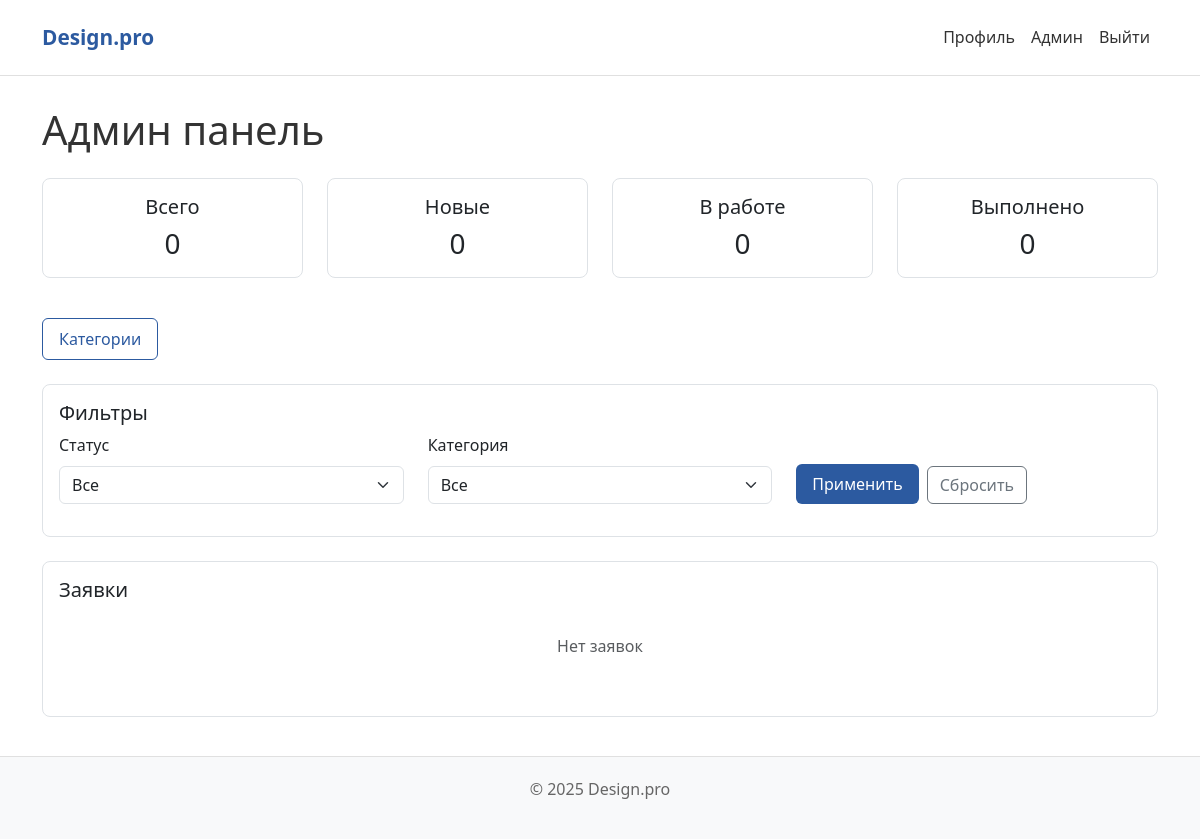
Before: /admin-dashboard/ (signed in) with the older database file.
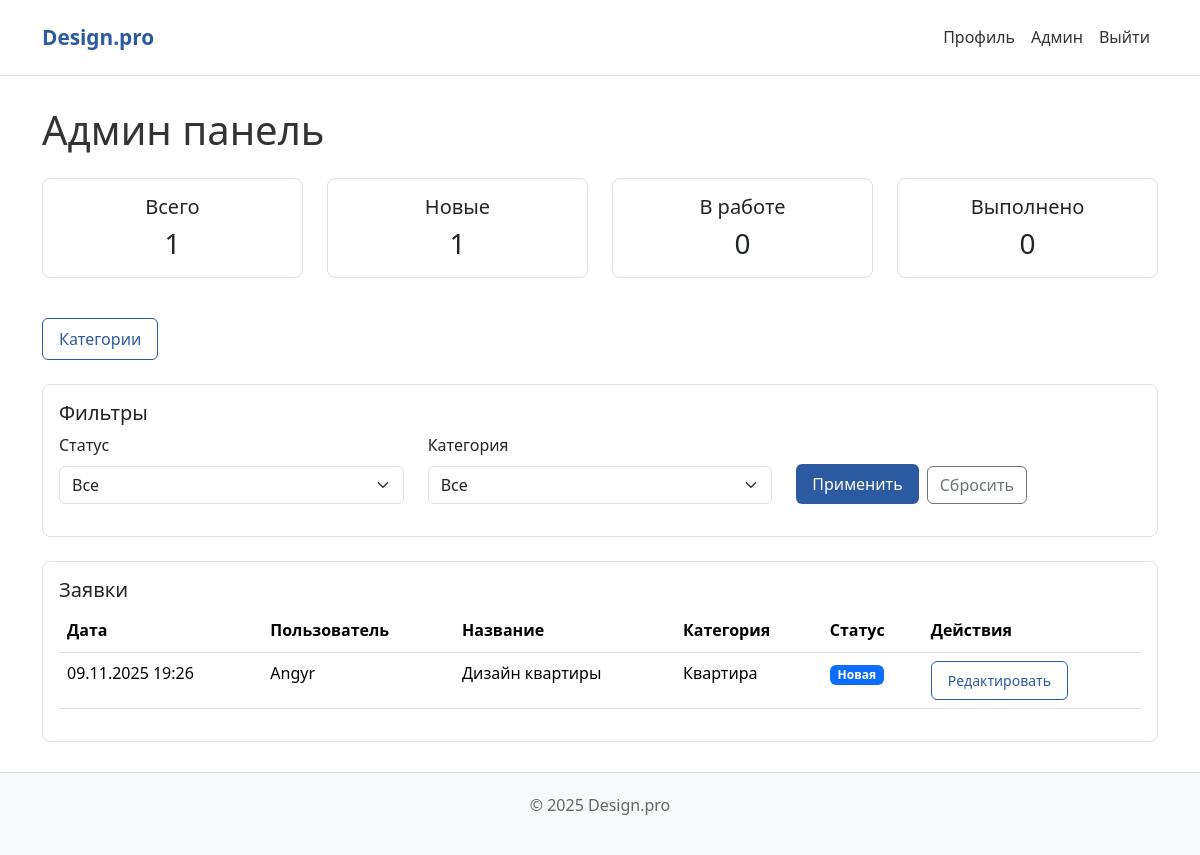
After: the same page with the newer database file.
### design_app/models.py (models this page shows, shortened)
class RoomPlan(models.Model):
    STATUS_CHOICES = [
        ('NEW', 'Новая'),
        ('IN_PROGRESS', 'Принято в работу'),
        ('COMPLETED', 'Выполнено'),
    ]
    user = models.ForeignKey(User, on_delete=models.CASCADE, related_name='room_plans', verbose_name="Пользователь")
    title = models.CharField(max_length=255, verbose_name="Название заявки")
    description = models.TextField(verbose_name="Описание помещения")
    category = models.ForeignKey(Category, on_delete=models.CASCADE, verbose_name="Категория")
    upload_date = models.DateTimeField(auto_now_add=True, verbose_name="Дата загрузки")
    plan_file = models.ImageField(
        upload_to='room_plans/',
        blank=True,
        null=True,
        verbose_name="Фото помещения или план",
        help_text="Форматы: JPG, JPEG, PNG, BMP. Максимальный размер: 2MB"
    )
    status = models.CharField(
        max_length=20,
        choices=STATUS_CHOICES,
        default='NEW',
        verbose_name="Статус заявки"
    )
    design_image = models.ImageField(
        upload_to='designs/',
        blank=True,
        null=True,
        verbose_name="Дизайн-проект"
    )
    admin_comment = models.TextField(blank=True, verbose_name="Комментарий администратора")
    assigned_to = models.ForeignKey(
        User,
        on_delete=models.SET_NULL,
        null=True,
        blank=True,
        related_name='assigned_applications',
        verbose_name="Назначена"
    )
    class Meta:
        verbose_name = "Заявка"
        verbose_name_plural = "Заявки"
        ordering = ['-upload_date']

class Category(models.Model):
    name = models.CharField(max_length=100, verbose_name="Название категории")
    description = models.TextField(blank=True, verbose_name="Описание")
    class Meta:
        verbose_name = "Категория"
        verbose_name_plural = "Категории"

### design_app/views.py (the view)
# urls.py: path('admin-dashboard/', views.admin_dashboard, name='admin_dashboard'),
@user_passes_test(is_staff_user, login_url='/login/')
def admin_dashboard(request):
    applications = RoomPlan.objects.all().select_related('user', 'category').order_by('-upload_date')
    status_filter = request.GET.get('status')
    category_filter = request.GET.get('category')
    if status_filter:
        applications = applications.filter(status=status_filter)
    if category_filter:
        applications = applications.filter(category_id=category_filter)
    categories = Category.objects.all()
    stats = {
        'total': RoomPlan.objects.count(),
        'new': RoomPlan.objects.filter(status='NEW').count(),
        'in_progress': RoomPlan.objects.filter(status='IN_PROGRESS').count(),
        'completed': RoomPlan.objects.filter(status='COMPLETED').count(),
    }
    try:
        user_profile = request.user.userprofile
        user_role = user_profile.get_user_type_display()
    except UserProfile.DoesNotExist:
        user_role = "Администратор" if request.user.is_staff else "Пользователь"
    context = {
        'title': 'Панель управления',
        'applications': applications,
        'categories': categories,
        'stats': stats,
        'user_role': user_role,
        'status_filter': status_filter,
        'category_filter': category_filter,
    }
    return render(request, 'design_app/admin_dashboard.html', context)

### design_app/views.py (called while the page is built)
def is_staff_user(user):
    if not user.is_authenticated:
        return False
    try:
        profile = user.userprofile
        return profile.is_admin() or profile.is_manager()
    except UserProfile.DoesNotExist:
        return user.is_staff

### design_app/templates/design_app/admin_dashboard.html (shortened to what this page needs)
{% extends 'design_app/base.html' %}
{% block content %}
<div class="container">
    <div class="row">
        <div class="col-12">
            <h1 class="mb-4">Админ панель</h1>
            <div class="row mb-4">
                <div class="col-md-3 mb-3">
                    <div class="card border">
                        <div class="card-body text-center">
                            <h5 class="card-title">Всего</h5>
                            <h3 class="mb-0">{{ stats.total }}</h3>
                        </div>
                    </div>
                </div>
                <div class="col-md-3 mb-3">
                    <div class="card border">
                        <div class="card-body text-center">
                            <h5 class="card-title">Новые</h5>
                            <h3 class="mb-0">{{ stats.new }}</h3>
                        </div>
                    </div>
                </div>
                <div class="col-md-3 mb-3">
                    <div class="card border">
                        <div class="card-body text-center">
                            <h5 class="card-title">В работе</h5>
                            <h3 class="mb-0">{{ stats.in_progress }}</h3>
                        </div>
                    </div>
                </div>
                <div class="col-md-3 mb-3">
                    <div class="card border">
                        <div class="card-body text-center">
                            <h5 class="card-title">Выполнено</h5>
                            <h3 class="mb-0">{{ stats.completed }}</h3>
                        </div>
                    </div>
                </div>
            </div>
            <div class="mb-4">
                <a href="{% url 'manage_categories' %}" class="btn btn-outline-primary">
                    Категории
                </a>
            </div>
            <div class="card border mb-4">
                <div class="card-body">
                    <h5 class="card-title">Фильтры</h5>
                    <form method="get" class="row">
                        <div class="col-md-4 mb-3">
                            <label class="form-label">Статус</label>
                            <select name="status" class="form-select">
                                <option value="">Все</option>
                            </select>
                        </div>
                        <div class="col-md-4 mb-3">
                            <label class="form-label">Категория</label>
                            <select name="category" class="form-select">
                                <option value="">Все</option>
                            </select>
                        </div>
                        <div class="col-md-4 mb-3 d-flex align-items-end">
                            <button type="submit" class="btn btn-primary me-2">Применить</button>
                            <a href="{% url 'admin_dashboard' %}" class="btn btn-outline-secondary">Сбросить</a>
                        </div>
                    </form>
                </div>
            </div>
            <div class="card border">
                <div class="card-body">
                    <h5 class="card-title">Заявки</h5>
                    {% if applications %}
                    <div class="table-responsive">
                        <table class="table">
                            <thead>
                                <tr>
                                    <th>Дата</th>
                                    <th>Пользователь</th>
                                    <th>Название</th>
                                    <th>Категория</th>
                                    <th>Статус</th>
                                    <th>Действия</th>
                                </tr>
                            </thead>
                            <tbody>
                                {% for app in applications %}
                                <tr>
                                    <td>{{ app.upload_date|date:"d.m.Y H:i" }}</td>
                                    <td>{{ app.user.username }}</td>
                                    <td>{{ app.title }}</td>
                                    <td>{{ app.category.name }}</td>
                                    <td>
                                        <span class="badge
                                            {% if app.status == 'NEW' %}bg-primary
                                            {% elif app.status == 'IN_PROGRESS' %}bg-warning
                                            {% else %}bg-success{% endif %}">
                                            {{ app.get_status_display }}
                                        </span>
                                    </td>
                                    <td>
                                        <a href="{% url 'edit_application' app.id %}" class="btn btn-sm btn-outline-primary">
                                            Редактировать
                                        </a>
                                    </td>
                                </tr>
                                {% endfor %}
                            </tbody>
                        </table>
                    </div>
                    {% else %}
                    <div class="text-center py-4">
                        <p class="text-muted">Нет заявок</p>
                    </div>
                    {% endif %}
                </div>
            </div>
        </div>
    </div>
</div>
{% endblock %}

### design_app/templates/design_app/base.html (shortened to what this page needs)
{% load static %}
<!DOCTYPE html>
<html lang="ru">
<head>
    <link href="https://cdn.jsdelivr.net/npm/bootstrap@5.3.3/dist/css/bootstrap.min.css" rel="stylesheet">
</head>
<body>
    <nav class="navbar navbar-expand-lg">
        <div class="container">
            <a class="navbar-brand" href="{% url 'index' %}">
                Design.pro
            </a>
            <div class="collapse navbar-collapse" id="navbarNav">
                <ul class="navbar-nav ms-auto">
                    {% if user.is_authenticated %}
                        <li class="nav-item">
                            <a class="nav-link" href="{% url 'profile' %}">Профиль</a>
                        </li>
                        {% if user.is_staff %}
                        <li class="nav-item">
                            <a class="nav-link" href="{% url 'admin_dashboard' %}">Админ</a>
                        </li>
                        {% endif %}
                        <li class="nav-item">
                            <a class="nav-link" href="{% url 'logout' %}">Выйти</a>
                        </li>
                    {% endif %}
                </ul>
            </div>
        </div>
    </nav>
    <main class="page-content container">
        {% block content %}
        {% endblock %}
    </main>
    <footer>
        <div class="container">
            <p>&copy; 2025 Design.pro</p>
        </div>
    </footer>
</body>
</html>

### design_app/templates/design_app/base.html (style rules this page uses)
body { font-family: system-ui, -apple-system, sans-serif; background-color: #ffffff; color: #333; line-height: 1.6; }
.navbar { background: #fff; border-bottom: 1px solid #e0e0e0; padding: 1rem 0; }
.navbar-brand { font-weight: 600; color: #2c5aa0 !important; font-size: 1.3rem; }
.btn-primary { background: #2c5aa0; border: none; border-radius: 6px; padding: 8px 16px; }
.btn-outline-primary { border-color: #2c5aa0; color: #2c5aa0; border-radius: 6px; padding: 8px 16px; }
.card { border: 1px solid #e0e0e0; border-radius: 8px; background: #fff; }
.page-content { padding: 30px 0; min-height: calc(100vh - 120px); }
footer { background: #f8f9fa; padding: 20px 0; text-align: center; color: #666; border-top: 1px solid #e0e0e0; }
.nav-link { color: #333; padding: 8px 12px; }

Changed rows visible on the page:
added RoomPlan: upload_date "09.11.2025 19:26", user.username "Angyr", title "Дизайн квартиры", category.name "Квартира", status "Новая"
Other visible differences:
{{ stats.total }}: "0" → "1"
{{ stats.new }}: "0" → "1"
text no longer shown: "Нет заявок"
text now shown: "Дата Пользователь Название Категория Статус Действия"
